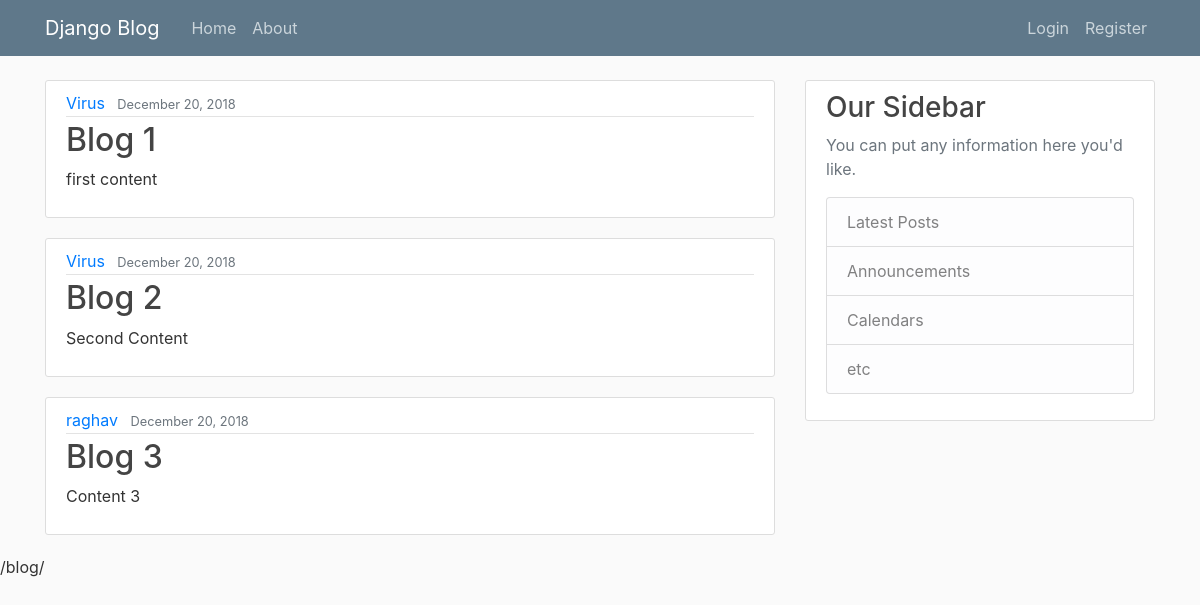
Screenshot of /blog/ with the database file from the repository.
### blog/models.py (models this page shows, shortened)
class Post(models.Model):
    title = models.CharField(max_length=100)
    content = models.TextField()
    date_posted = models.DateTimeField(default=timezone.now)
    author = models.ForeignKey(User, on_delete=models.CASCADE)

### blog/views.py (the view)
# urls.py: path('', views.home, name='blog-home'),
def home(request):
    context = { # no longer needed
        'posts': Post.objects.all()
    }
    return render(request, 'blog/home.html', context)

### blog/templates/blog/home.html
{% extends "blog/base.html" %}
{% block content %}
    {% for post in posts %}
        <article class="media content-section">
          <div class="media-body">
            <div class="article-metadata">
              <a class="mr-2" href="#">{{ post.author }}</a>
              <small class="text-muted">{{ post.date_posted|date:"F d, Y" }}</small>
            </div>
            <h2><a class="article-title" href="#">{{ post.title }}</a></h2>
            <p class="article-content">{{ post.content }}</p>
          </div>
        </article>
    {% endfor %}
{% endblock content %}

### blog/templates/blog/base.html (shortened to what this page needs)
{% load static %}
<!DOCTYPE html>
<html>
<head>
    <link rel="stylesheet" href="https://maxcdn.bootstrapcdn.com/bootstrap/4.0.0/css/bootstrap.min.css">
    <link rel="stylesheet" type="text/css" href="{% static 'blog/main.css' %}">
</head>
<body>
    <header class="site-header">
      <nav class="navbar navbar-expand-md navbar-dark bg-steel fixed-top">
        <div class="container">
          <a class="navbar-brand mr-4" href="{% url 'blog-home' %}">Django Blog</a>
          <div class="collapse navbar-collapse" id="navbarToggle">
            <div class="navbar-nav mr-auto">
              <a class="nav-item nav-link" href="{% url 'blog-home' %}">Home</a>
              <a class="nav-item nav-link" href="{% url 'blog-about' %}">About</a>
            </div>
            <div class="navbar-nav">
              {% if user.is_authenticated %}
                <a class="nav-item nav-link" href="{% url 'profile' %}">Profie</a>
                <a class="nav-item nav-link" href="{% url 'logout' %}">Logout</a>
              {% else %}
                <a class="nav-item nav-link" href="{% url 'login' %}">Login</a>
                <a class="nav-item nav-link" href="{% url 'register' %}">Register</a>
              {% endif %}
            </div>
          </div>
        </div>
      </nav>
    </header>
    <main role="main" class="container">
      <div class="row">
        <div class="col-md-8">
          {% block content %}{% endblock %}
        </div>
        <div class="col-md-4">
          <div class="content-section">
            <h3>Our Sidebar</h3>
            <p class='text-muted'>You can put any information here you'd like.
              <ul class="list-group">
                <li class="list-group-item list-group-item-light">Latest Posts</li>
                <li class="list-group-item list-group-item-light">Announcements</li>
                <li class="list-group-item list-group-item-light">Calendars</li>
                <li class="list-group-item list-group-item-light">etc</li>
              </ul>
            </p>
          </div>
        </div>
      </div>
    </main>
    <p>{% url 'blog-home' %}</p>
</body>
</html>

### blog/static/blog/main.css (style rules this page uses)
body { background: #fafafa; color: #333333; margin-top: 5rem; }
h1, h2, h3, h4, h5, h6 { color: #444444; }
ul { margin: 0; }
.bg-steel { background-color: #5f788a; }
.site-header .navbar-nav .nav-link { color: #cbd5db; }
.content-section { background: #ffffff; padding: 10px 20px; border: 1px solid #dddddd; border-radius: 3px; margin-bottom: 20px; }
.article-title { color: #444444; }
.article-content { white-space: pre-line; }
.article-metadata { padding-bottom: 1px; margin-bottom: 4px; border-bottom: 1px solid #e3e3e3 }

### rows the page displays
Post: author "Virus", date_posted "December 20, 2018", title "Blog 1", content "first content"
Post: author "Virus", date_posted "December 20, 2018", title "Blog 2", content "Second Content"
Post: author "raghav", date_posted "December 20, 2018", title "Blog 3", content "Content 3"
